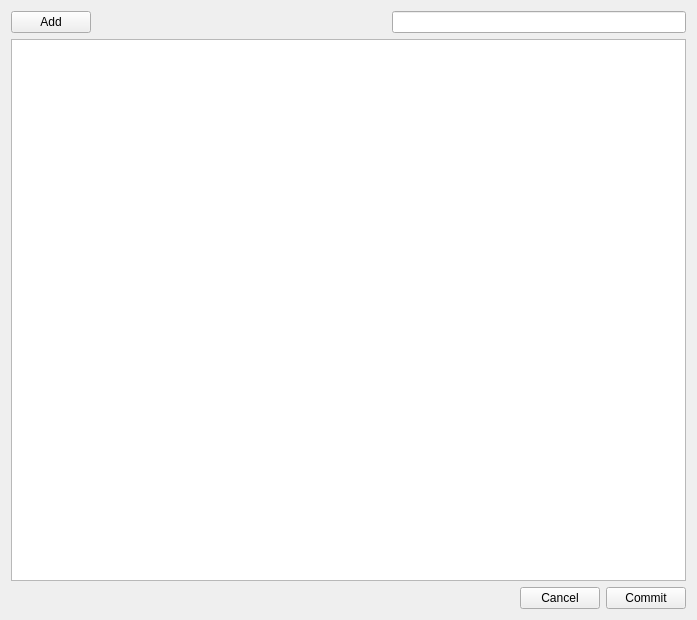
<?xml version="1.0" encoding="UTF-8"?>
<ui version="4.0">
 <class>Dialog</class>
 <widget class="QDialog" name="Dialog">
  <property name="geometry">
   <rect>
    <x>0</x>
    <y>0</y>
    <width>697</width>
    <height>620</height>
   </rect>
  </property>
  <property name="sizePolicy">
   <sizepolicy hsizetype="Ignored" vsizetype="Ignored">
    <horstretch>0</horstretch>
    <verstretch>0</verstretch>
   </sizepolicy>
  </property>
  <property name="windowTitle">
   <string>Edit</string>
  </property>
  <layout class="QVBoxLayout" name="verticalLayout_2">
   <item>
    <layout class="QVBoxLayout" name="verticalLayout">
     <property name="sizeConstraint">
      <enum>QLayout::SetNoConstraint</enum>
     </property>
     <item>
      <layout class="QHBoxLayout" name="horizontalLayout_2">
       <item>
        <widget class="QPushButton" name="add_pushButton">
         <property name="text">
          <string>Add</string>
         </property>
         <property name="autoDefault">
          <bool>false</bool>
         </property>
        </widget>
       </item>
       <item>
        <spacer name="horizontalSpacer_2">
         <property name="orientation">
          <enum>Qt::Horizontal</enum>
         </property>
         <property name="sizeHint" stdset="0">
          <size>
           <width>40</width>
           <height>20</height>
          </size>
         </property>
        </spacer>
       </item>
       <item>
        <widget class="QLineEdit" name="search_lineEdit"/>
       </item>
      </layout>
     </item>
     <item>
      <widget class="QTableView" name="edit_tableView"/>
     </item>
     <item>
      <layout class="QHBoxLayout" name="horizontalLayout">
       <item>
        <spacer name="horizontalSpacer">
         <property name="orientation">
          <enum>Qt::Horizontal</enum>
         </property>
         <property name="sizeHint" stdset="0">
          <size>
           <width>40</width>
           <height>20</height>
          </size>
         </property>
        </spacer>
       </item>
       <item>
        <widget class="QPushButton" name="cancel_pushButton">
         <property name="text">
          <string>Cancel</string>
         </property>
         <property name="autoDefault">
          <bool>false</bool>
         </property>
        </widget>
       </item>
       <item>
        <widget class="QPushButton" name="commit_pushButton">
         <property name="text">
          <string>Commit</string>
         </property>
         <property name="autoDefault">
          <bool>false</bool>
         </property>
        </widget>
       </item>
      </layout>
     </item>
    </layout>
   </item>
  </layout>
 </widget>
 <resources/>
 <connections/>
</ui>
